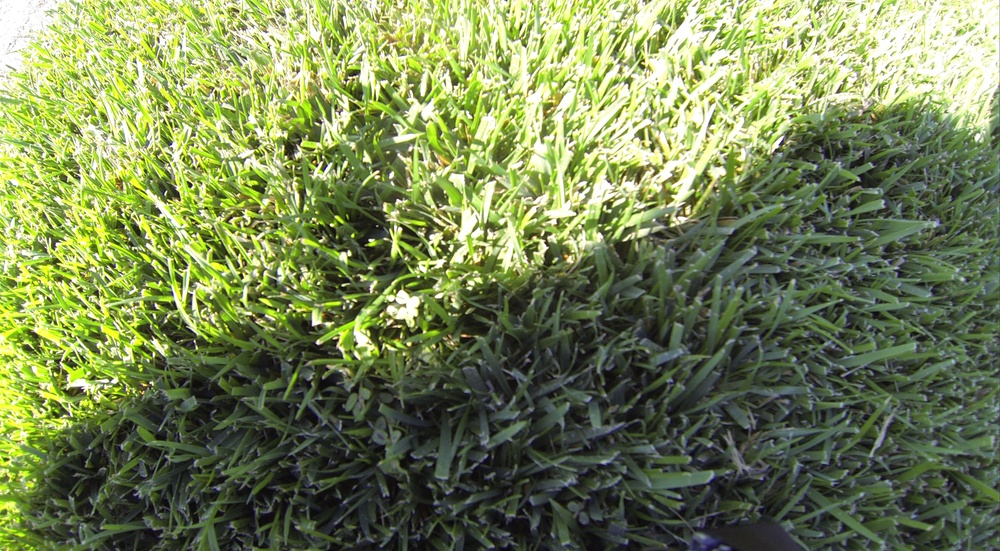
#> input picture test/G0010109.JPG, 1000 x 551 px, shrunk from 3920 x 2160 before the run
$ python plot_canny.py ../G0010109.JPG
#> lines starting #> are read from the running program, lines starting #| are printed output that depends on the picture; after the words box and inside, x2 and y2 are one past the last pixel; in counts of white or black regions, pixels touching at a corner belong together
### src/image_preprocess/PeakDetector.py
from skimage import img_as_float
from skimage import color
from skimage import io
import numpy as np
from skimage.feature import peak_local_max, corner_peaks

__author__ = 'Kern'

io.use_plugin('matplotlib')


def generate_color_map(image, color_mask):
    img_f = img_as_float(image)
    black_mask = color.rgb2gray(img_f) < 0.1
    distance = color.rgb2gray(1 - np.abs(img_f - color_mask))
    distance[black_mask] = 0
    return distance


def generate_red_map(image):
    return generate_color_map(image, (1, 0, 0))


def generate_green_map(image):
    return generate_color_map(image, (0, 1, 0))


def generate_pink_map(image):
    return generate_color_map(image, (1, 0.5, 0.5))


def peak_detector(distance_map, threshold, min_d, num_peaks=6):
    return peak_local_max(distance_map, threshold_rel=threshold, min_distance=min_d, num_peaks=num_peaks)


# [9 lines left out: function peak_corner_detector, not called in this run]

### test/image_preprocess/plot_canny.py
"""
===================
Canny edge detector
===================

The Canny filter is a multi-stage edge detector. It uses a filter based on the
derivative of a Gaussian in order to compute the intensity of the gradients.The
Gaussian reduces the effect of noise present in the image. Then, potential
edges are thinned down to 1-pixel curves by removing non-maximum pixels of the
gradient magnitude. Finally, edge pixels are kept or removed using hysteresis
thresholding on the gradient magnitude.

The Canny has three adjustable parameters: the width of the Gaussian (the
noisier the image, the greater the width), and the low and high threshold for
the hysteresis thresholding.

"""
import sys

import matplotlib.pyplot as plt
from scipy.ndimage import uniform_filter
from skimage import io
import skimage.feature._canny
from src.image_preprocess.PeakDetector import generate_green_map


if len(sys.argv) < 2:
    raise ValueError("Usage:", sys.argv[0], " Missing some argument to indicate input files")
path = sys.argv[1]

image_input = io.imread(path)
#> image_input is the input picture: shape (551, 1000, 3); mean R, G, B 118.9, 132.2, 85.6
image = uniform_filter(image_input)
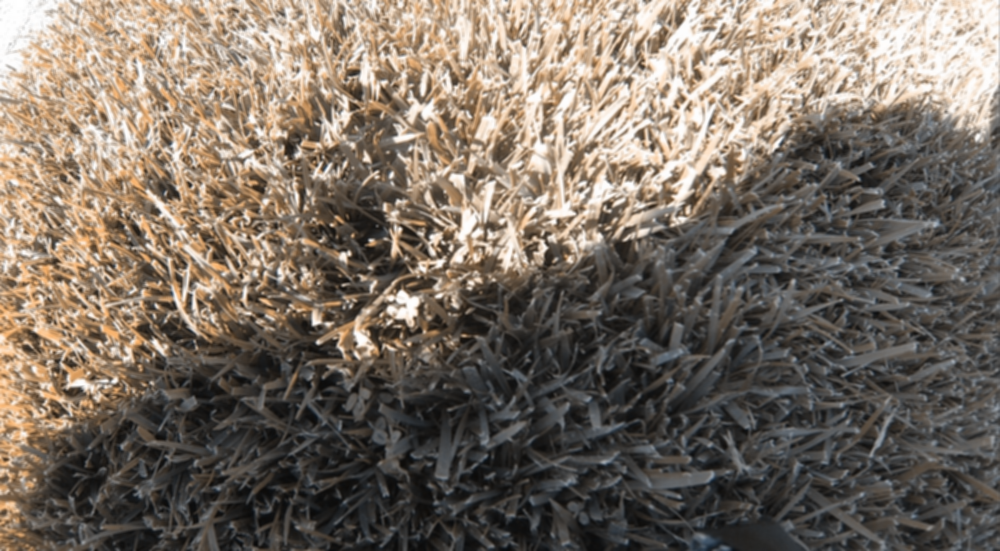
#> image: shape (551, 1000, 3); mean R, G, B 122.3, 111.2, 100.1
im = generate_green_map(image)
#> in generate_color_map, `black_mask = color.rgb2gray(img_f) < 0.1`:
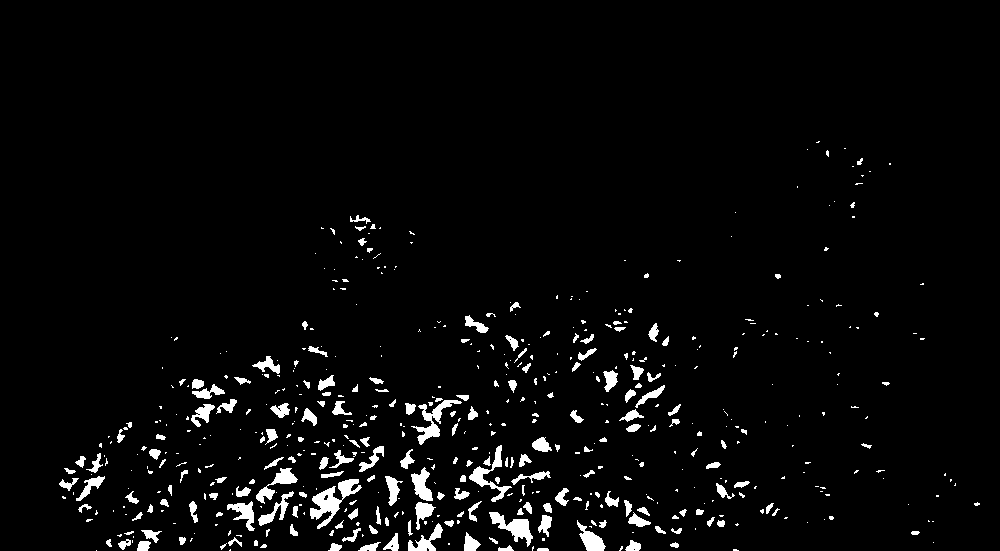
#> black_mask: shape (551, 1000) bool; 3.5% white; 543 white regions (349 under 20 px), largest, box (x1, y1, x2, y2) and area: (310, 479, 362, 529) 917, (411, 400, 462, 445) 626, (489, 512, 533, 547) 598
#> in generate_color_map, `distance = color.rgb2gray(1 - np.abs(img_f - color_mask))`:
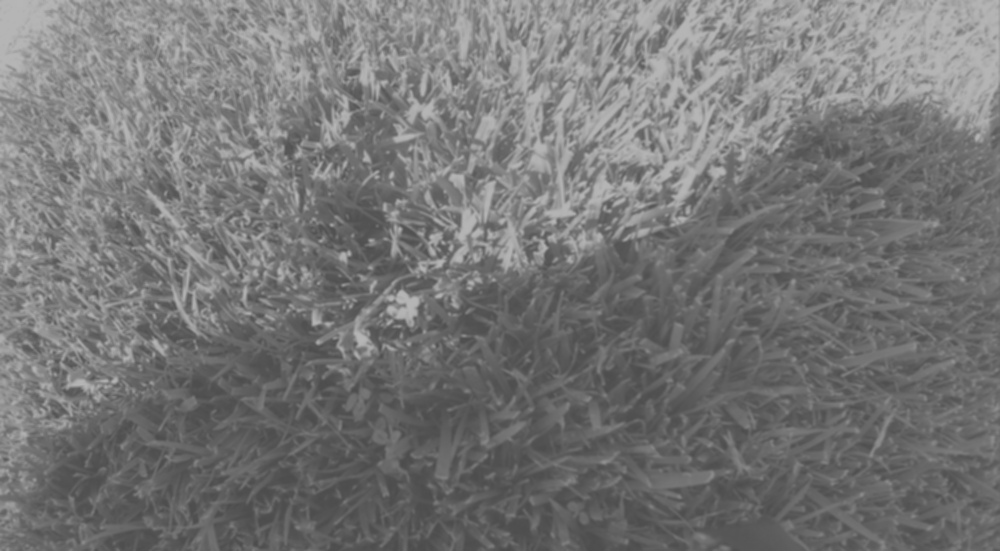
#> distance: shape (551, 1000) float64; min 0.301, max 0.715, mean 0.466
#> in generate_color_map, `distance[black_mask] = 0`:
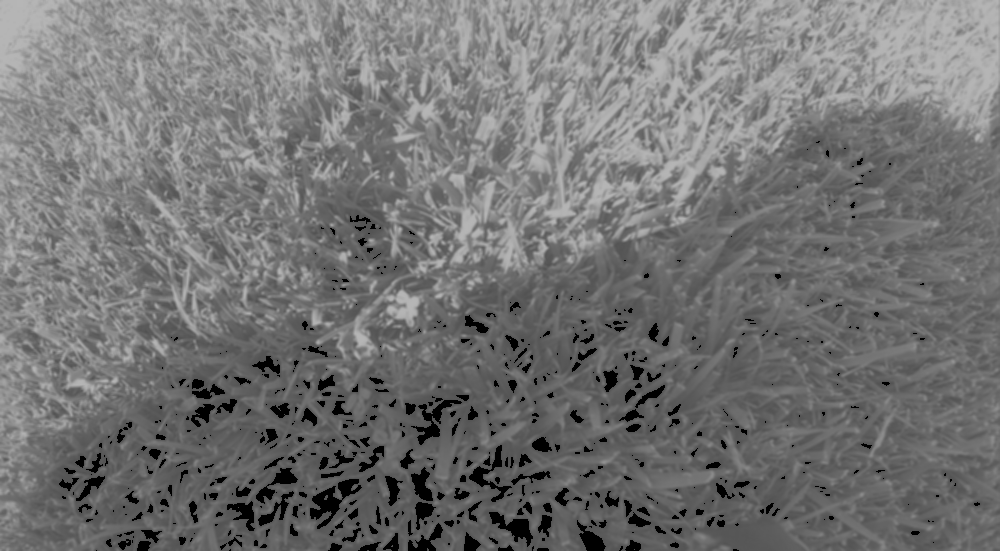
#> distance: shape (551, 1000) float64; 3.54% of pixels changed, all inside (x1, y1, x2, y2) = (59, 141, 980, 551)

# Compute the Canny filter for two values of sigma
#> (the run stopped early here; a loop or call above may not have finished)
